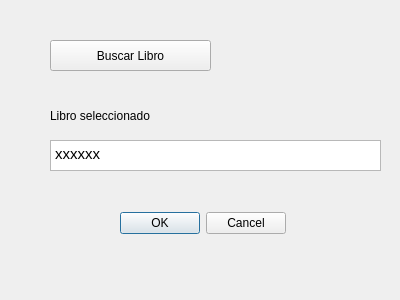
<?xml version="1.0" encoding="UTF-8"?>
<ui version="4.0">
 <class>Form</class>
 <widget class="QWidget" name="Form">
  <property name="geometry">
   <rect>
    <x>0</x>
    <y>0</y>
    <width>400</width>
    <height>300</height>
   </rect>
  </property>
  <property name="windowTitle">
   <string>Form</string>
  </property>
  <widget class="QPushButton" name="pushButton">
   <property name="geometry">
    <rect>
     <x>50</x>
     <y>40</y>
     <width>161</width>
     <height>31</height>
    </rect>
   </property>
   <property name="text">
    <string>Buscar Libro</string>
   </property>
  </widget>
  <widget class="QLabel" name="label">
   <property name="geometry">
    <rect>
     <x>50</x>
     <y>100</y>
     <width>171</width>
     <height>31</height>
    </rect>
   </property>
   <property name="text">
    <string>Libro seleccionado</string>
   </property>
  </widget>
  <widget class="QTextBrowser" name="textBrowser">
   <property name="geometry">
    <rect>
     <x>50</x>
     <y>140</y>
     <width>331</width>
     <height>31</height>
    </rect>
   </property>
   <property name="html">
    <string>&lt;!DOCTYPE HTML PUBLIC &quot;-//W3C//DTD HTML 4.0//EN&quot; &quot;http://www.w3.org/TR/REC-html40/strict.dtd&quot;&gt;
&lt;html&gt;&lt;head&gt;&lt;meta name=&quot;qrichtext&quot; content=&quot;1&quot; /&gt;&lt;style type=&quot;text/css&quot;&gt;
p, li { white-space: pre-wrap; }
&lt;/style&gt;&lt;/head&gt;&lt;body style=&quot; font-family:'Ubuntu'; font-size:11pt; font-weight:400; font-style:normal;&quot;&gt;
&lt;p style=&quot; margin-top:0px; margin-bottom:0px; margin-left:0px; margin-right:0px; -qt-block-indent:0; text-indent:0px;&quot;&gt;xxxxxx&lt;/p&gt;&lt;/body&gt;&lt;/html&gt;</string>
   </property>
  </widget>
  <widget class="QDialogButtonBox" name="buttonBox">
   <property name="geometry">
    <rect>
     <x>110</x>
     <y>210</y>
     <width>176</width>
     <height>27</height>
    </rect>
   </property>
   <property name="standardButtons">
    <set>QDialogButtonBox::Cancel|QDialogButtonBox::Ok</set>
   </property>
  </widget>
 </widget>
 <resources/>
 <connections/>
</ui>
